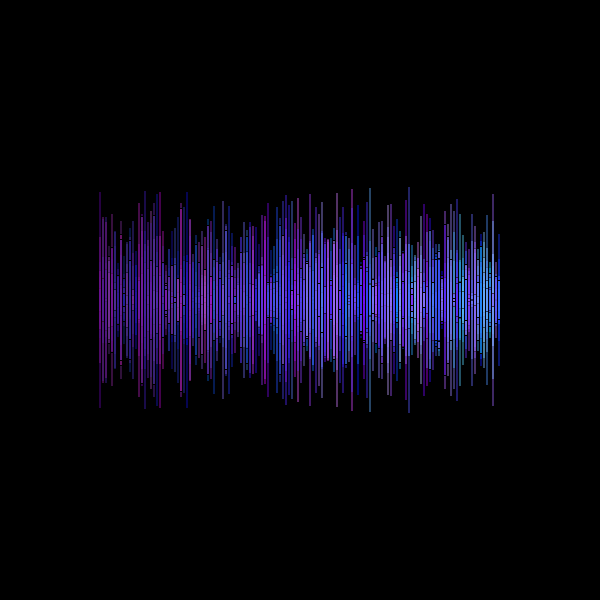
Frame 1 (no input)
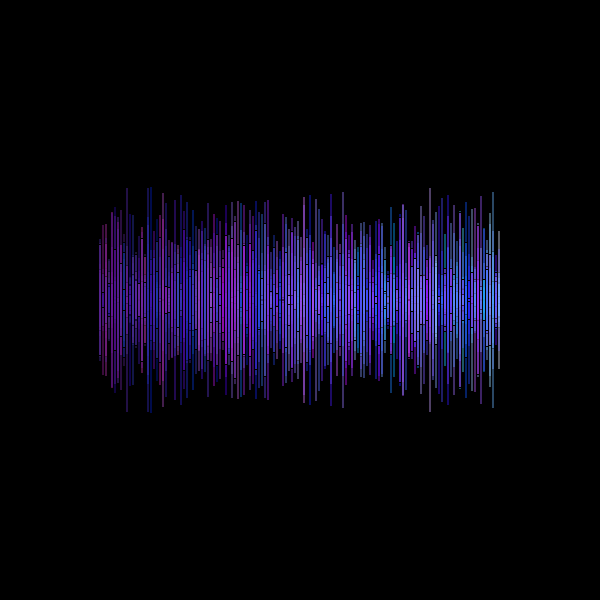
Frame 2 (the mouse pressed at the canvas centre, redrawn once)

The Processing sketch that drew these frames (run headless with seeded random() and noise(); the mouse was pressed at the canvas centre and the sketch redrawn once):

// Processing sketch: graphs
// ── graphs.pde



void setup(){
  size(600,600);
  background(20);
  //frameRate(10);
  noLoop();
}

void draw(){
  background(0,100);
  stroke(0);
  fill(66,134,244,100);
  rectMode(3);
  for(int h=50;h<255;h+=30){
    
   for(int y=100;y<500;y+=3){
    fill(random(h),random(y/2),y/2+h/2,100);
     rect(y,300,3,random(h));
   }
  }
  
  
}
